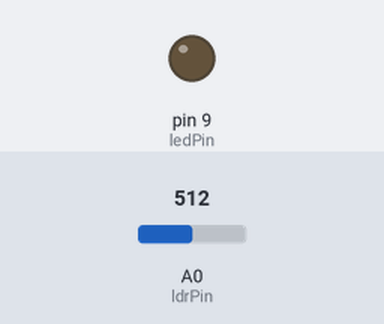
Simulated run of this sketch. Board: Arduino Uno, built with avr-gcc and run on an emulated ATmega328P. On the bench: output pins drawn as LEDs (lit = HIGH). The test bench sets the inputs (shaded band); at power-on: A0 (ldrPin) = 512.

Above: at 1.3 s.
1.4 s: A0 (ldrPin) set to 490
At 2.0 s:
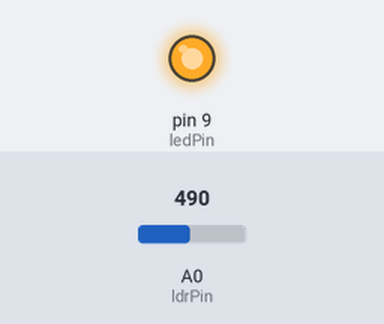
3.0 s: A0 (ldrPin) set to 510
At 4.2 s:
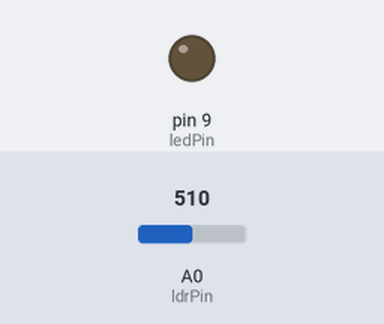
4.5 s: A0 (ldrPin) set to 306
At 5.5 s:
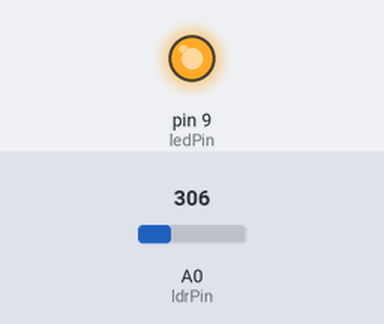
Timing chart, 0 to 7.5 s (numbered marks = the images above; inputs shaded):
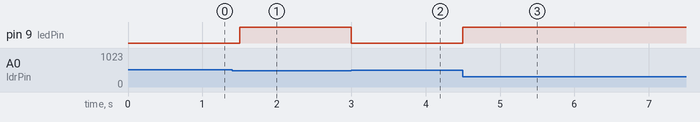

The sketch:

automatic_street_light.ino
```cpp
int ldrPin = A0;
int ledPin = 9;
int threshold = 500;

void setup()
{
    pinMode(ledPin, OUTPUT);
}

void loop()
{
    int lightValue = analogRead(ldrPin);

    if (lightValue < threshold)
    {
        digitalWrite(ledPin, HIGH);
    }
    else
    {
        digitalWrite(ledPin, LOW);
    }

    delay(500);
}
```

Measured:
- the behaviour switches between 500 and 499 on A0 (ldrPin) (found by bisection; images 0 and 1)
- after the input at 1.4 s, pin 9 (ledPin): LOW → HIGH after 0.10 s
- after the input at 3.0 s, pin 9 (ledPin): HIGH → LOW at once
- after the input at 4.5 s, pin 9 (ledPin): LOW → HIGH at once
